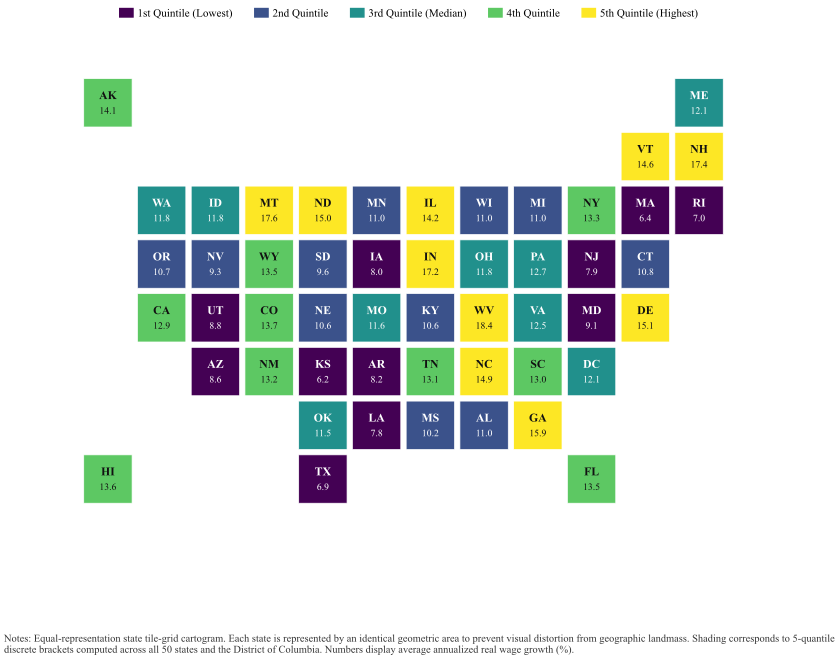

The Python source for this figure:
"""
Publication-Grade US State Tile-Grid Cartogram in Python.
Eliminates geographic landmass bias ("land is not people") by granting equal visual weight to each state.
Adheres to Gastel & Day exhibit standards and Edward Tufte's data-ink maximization principles.
"""

from pathlib import Path
import numpy as np
import pandas as pd
import matplotlib.pyplot as plt
import matplotlib.patches as patches


STATE_GRID = {
    "AK": (0, 7), "ME": (11, 7),
    "VT": (10, 6), "NH": (11, 6),
    "WA": (1, 5), "ID": (2, 5), "MT": (3, 5), "ND": (4, 5), "MN": (5, 5), "IL": (6, 5), "WI": (7, 5), "MI": (8, 5), "NY": (9, 5), "MA": (10, 5), "RI": (11, 5),
    "OR": (1, 4), "NV": (2, 4), "WY": (3, 4), "SD": (4, 4), "IA": (5, 4), "IN": (6, 4), "OH": (7, 4), "PA": (8, 4), "NJ": (9, 4), "CT": (10, 4),
    "CA": (1, 3), "UT": (2, 3), "CO": (3, 3), "NE": (4, 3), "MO": (5, 3), "KY": (6, 3), "WV": (7, 3), "VA": (8, 3), "MD": (9, 3), "DE": (10, 3),
    "AZ": (2, 2), "NM": (3, 2), "KS": (4, 2), "AR": (5, 2), "TN": (6, 2), "NC": (7, 2), "SC": (8, 2), "DC": (9, 2),
    "OK": (4, 1), "LA": (5, 1), "MS": (6, 1), "AL": (7, 1), "GA": (8, 1),
    "HI": (0, 0), "TX": (4, 0), "FL": (9, 0)
}


def simulate_state_economic_data(seed=42):
    """
    Generates synthetic state-level economic indicators (e.g., minimum wage or labor mobility).
    """
    np.random.seed(seed)
    states = list(STATE_GRID.keys())
    values = np.random.normal(loc=12.5, scale=3.2, size=len(states))
    values = np.round(values, 1)
    
    df = pd.DataFrame({"state": states, "value": values})
    
    df["quintile"] = pd.qcut(df["value"], q=5, labels=[
        "1st Quintile (Lowest)",
        "2nd Quintile",
        "3rd Quintile (Median)",
        "4th Quintile",
        "5th Quintile (Highest)"
    ])
    
    return df


def plot_state_tile_grid(df, out_png=None, out_pdf=None, style_path=None):
    """
    Renders publication-grade state cartogram where each jurisdiction has identical graphical area.
    Exports both vector PDF and 300 DPI raster PNG.
    """
    if style_path and Path(style_path).is_file():
        plt.style.use(str(style_path))
    else:
        plt.style.use("default")
        
    fig, ax = plt.subplots(figsize=(8.8, 6.2), dpi=300)
    
    quintile_colors = {
        "1st Quintile (Lowest)": "#440154",
        "2nd Quintile": "#3B528B",
        "3rd Quintile (Median)": "#21908C",
        "4th Quintile": "#5DC863",
        "5th Quintile (Highest)": "#FDE725"
    }
    
    text_colors = {
        "1st Quintile (Lowest)": "#FFFFFF",
        "2nd Quintile": "#FFFFFF",
        "3rd Quintile (Median)": "#FFFFFF",
        "4th Quintile": "#111111",
        "5th Quintile (Highest)": "#111111"
    }
    
    tile_width = 0.90
    tile_height = 0.90
    
    val_map = dict(zip(df["state"], df["value"]))
    q_map = dict(zip(df["state"], df["quintile"]))
    
    for state, (col, row) in STATE_GRID.items():
        q_label = q_map.get(state, "3rd Quintile (Median)")
        val = val_map.get(state, 0.0)
        
        bg_color = quintile_colors[q_label]
        txt_color = text_colors[q_label]
        
        rect = patches.Rectangle(
            (col - tile_width / 2.0, row - tile_height / 2.0),
            tile_width,
            tile_height,
            linewidth=0.5,
            edgecolor="#FFFFFF",
            facecolor=bg_color,
            zorder=3
        )
        ax.add_patch(rect)
        
        ax.text(
            col, row + 0.12, state,
            ha="center", va="center",
            fontsize=8.5, fontweight="bold",
            color=txt_color, zorder=4
        )
        ax.text(
            col, row - 0.16, f"{val:.1f}",
            ha="center", va="center",
            fontsize=7.0,
            color=txt_color, zorder=4
        )
        
    # Discrete horizontal legend across top (unavoidable for quintile choropleth classification)
    legend_patches = [
        patches.Patch(color=quintile_colors[label], label=label)
        for label in quintile_colors
    ]
    ax.legend(
        handles=legend_patches,
        loc="upper center",
        bbox_to_anchor=(0.5, 1.08),
        ncol=5,
        frameon=False,
        fontsize=8.0,
        handlelength=1.2,
        handleheight=0.8
    )
    
    ax.set_xlim(-0.8, 12.0)
    ax.set_ylim(-0.8, 8.2)
    ax.set_aspect("equal")
    
    ax.spines["top"].set_visible(False)
    ax.spines["right"].set_visible(False)
    ax.spines["left"].set_visible(False)
    ax.spines["bottom"].set_visible(False)
    ax.set_xticks([])
    ax.set_yticks([])
    ax.grid(False)
    
    # Self-contained note below exhibit
    note_text = (
        "Notes: Equal-representation state tile-grid cartogram. Each state is represented by an identical geometric area "
        "to prevent visual distortion from geographic landmass. Shading corresponds to 5-quantile discrete brackets computed across "
        "all 50 states and the District of Columbia. Numbers display average annualized real wage growth (%)."
    )
    fig.text(0.04, -0.04, note_text, ha="left", va="top", fontsize=7.5, color="#333333", wrap=True)
    
    fig.subplots_adjust(bottom=0.14, top=0.92, left=0.04, right=0.96)
    
    if out_png:
        fig.savefig(out_png, dpi=300, bbox_inches="tight")
    if out_pdf:
        fig.savefig(out_pdf, bbox_inches="tight")
    plt.close(fig)


if __name__ == "__main__":
    base_dir = Path(__file__).resolve().parent
    tufte_style = base_dir.parent / "templates" / "tufte.mplstyle"
    out_png = base_dir / "state_tile_grid_preview.png"
    out_pdf = base_dir / "state_tile_grid.pdf"
    
    data = simulate_state_economic_data()
    plot_state_tile_grid(data, out_png=out_png, out_pdf=out_pdf, style_path=tufte_style)
    print(f"State tile grid map saved to {out_png} and {out_pdf}")
